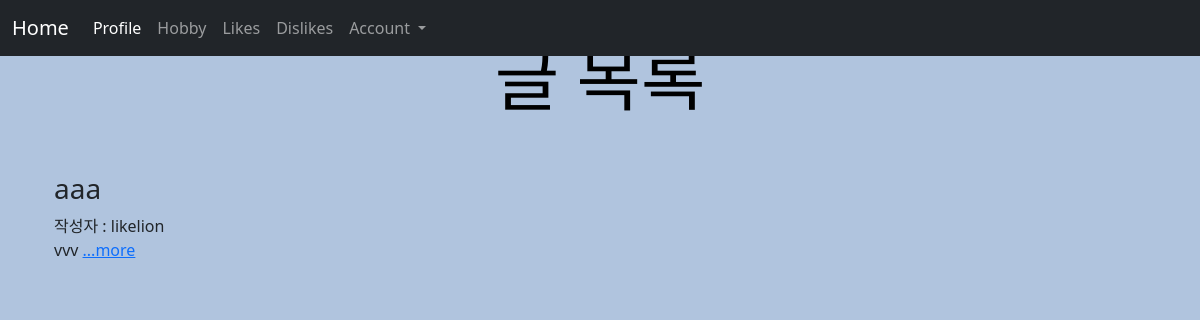
Page /posts/ (signed in) on the earlier database version.
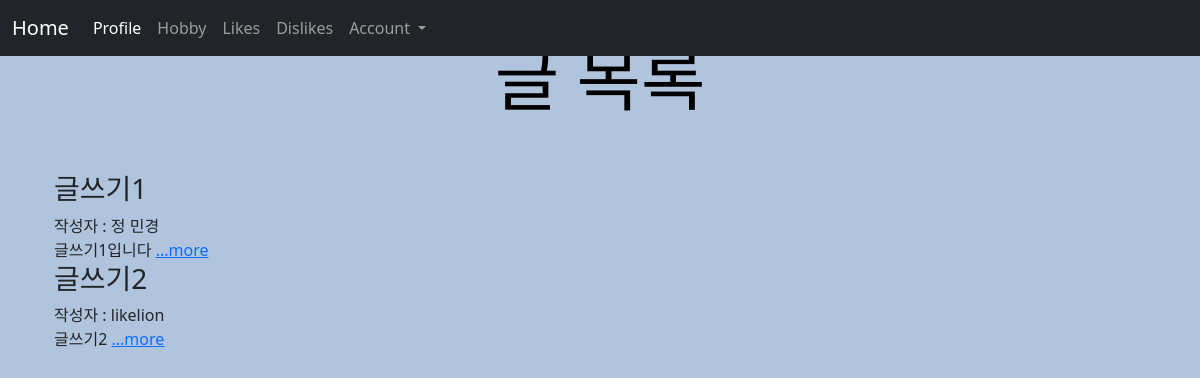
Same page on the later database version.
### main/models.py (models this page shows, shortened)
class Post(models.Model):
    id = models.AutoField(primary_key=True)
    title = models.CharField(max_length=200)
    writer = models.ForeignKey(User, on_delete=models.CASCADE)
    pub_date = models.DateTimeField()
    body = models.TextField()
    image=models.ImageField(upload_to = "post/", blank=True, null=True)
    def summary(self):
        return self.body[:20]

### main/views.py (the view)
# urls.py: path('posts/', posts, name="posts"),
def posts(request):
    posts = Post.objects.all()
    return render(request, 'main/posts.html', {'posts' : posts})

### main/templates/main/posts.html
{% extends 'base.html' %}
{% load static %}
{% block content %}
<div class="container">
    {% if user.is_authenticated %}
    <h1>글 목록</h1>
    <div>
        {% for post in posts %}
        <div>
            <h3>{{post.title}}</h3>
            {% if post.writer %}
            {% if 'user' in post.writer.username %}
            작성자 : {{ post.writer.last_name }} {{ post.writer.first_name }}
            {% else %}
            작성자 : {{ post.writer }}
            {% endif %}
            {% else %}
            작성자 : 알 수 없음
            {% endif %}<br>
            {{post.summary}}
            <a href="{%url 'main:detail' post.id %}">...more</a>
            <br>
        </div>
        {%endfor%}
    </div>
    {% else %}
    <h3>로그인 후 이용 가능</h3>
    <a href="{% url 'account_login' %}" class="btn btn.warning">로그인</a>
    <a href="{% url 'account_signup' %}" class="btn btn.warning">회원가입</a>
    {% endif %}
</div>
{% endblock %}

### sns_project/templates/base.html (shortened to what this page needs)
<!DOCTYPE html>
{% load static %}
<html lang="en">
<head>
    <link href="https://cdn.jsdelivr.net/npm/bootstrap@5.0.0/dist/css/bootstrap.min.css" rel="stylesheet">
    <link rel="stylesheet" href="{% static 'css/project.css' %}">
</head>
<body>
    {% include 'shared/_navbar.html' %}
    <div class="container">
        {% block content %}
        {% endblock %}
    </div>
</body>
</html>

### sns_project/templates/shared/_navbar.html (shortened to what this page needs)
    <nav class="navbar fixed-top navbar-expand-lg navbar-dark bg-dark">
        <div class="container-fluid">
          <a class="navbar-brand" href="{% url 'main:showmain' %}">Home</a>
          <div class="collapse navbar-collapse" id="navbarNav">
            <ul class="navbar-nav">
              <li class="nav-item">
                <a class="nav-link active" aria-current="page" href="#1. Profile">Profile</a>
              </li>
              <li class="nav-item">
                <a class="nav-link" href="#2. Hobby">Hobby</a>
              </li>
              <li class="nav-item">
                <a class="nav-link" href="#3. Likes">Likes</a>
              </li>
              <li class="nav-item">
                <a class="nav-link" href="#4. Dislikes" tabindex="-1">Dislikes</a>
              </li>
              <li class="nav-item dropdown">
                <a class="nav-link dropdown-toggle" href="#" id="navbarDropdown" role="button" data-bs-toggle="dropdown" aria-expanded="false">
                  Account
                </a>
              </li>
            </ul>
          </div>
        </div>
      </nav>

### sns_project/static/css/project.css (style rules this page uses)
body { background-color: lightsteelblue; }
h1 { font-family: Georgia, 'Times New Roman', Times, serif; font-size: 70px; color: black; text-align: center; padding-top: 40px; padding-bottom: 40px; }

Differences in the rows shown:
removed Post: title "aaa", writer "likelion", summary "vvv"
added Post: title "글쓰기1", writer.last_name "정", writer.first_name "민경", summary "글쓰기1입니다"
added Post: title "글쓰기2", writer "likelion", summary "글쓰기2"
